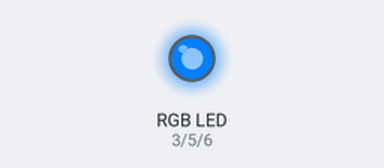
Recording of a sketch running on a simulated Arduino Uno, built with avr-gcc and run on an emulated ATmega328P. On the bench: an RGB LED mixed from three pins (HIGH = lit). What the sketch prints to the serial monitor is not drawn.

Above: at 0.1 s.
Timing chart, 0 to 1.6 s (numbered marks = the images above):
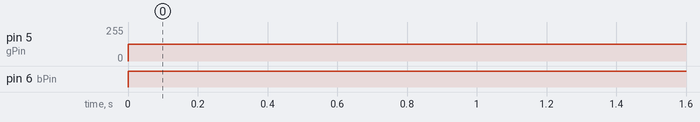

Measured:
- by itself, pin 5 (gPin): 0/255 → 127/255 at 0.00 s
- by itself, pin 6 (bPin): LOW → HIGH at 0.00 s

The sketch:

01-SET-RGB-analog.ino
```cpp
// RGB color SET -- one fixed color using analogWrite
// each channel STATE from 0-255
// write the LEDs as a group

// each RGB channel is like a single LED


// led PINs
int rPin = 3;
int gPin = 5;
int bPin = 6;


void setup() {
  // put your setup code here, to run once:

  // set pinModes
  pinMode(rPin, OUTPUT);
  pinMode(gPin, OUTPUT);
  pinMode(bPin, OUTPUT);

  // start serial
  Serial.begin(9600);
}

void loop() {

  // put your main code here, to run repeatedly:
  Serial.println("loop");


  // select a color by mixing
  // each channel can be 0-255
  Serial.println("what color?");
  analogWrite( rPin, 0);     // 200
  analogWrite( gPin, 127);   //  40
  analogWrite( bPin, 255);   //   0

  // wait 1 second
  delay(1000);

  // add another color ?

  // while(1);


}
```
